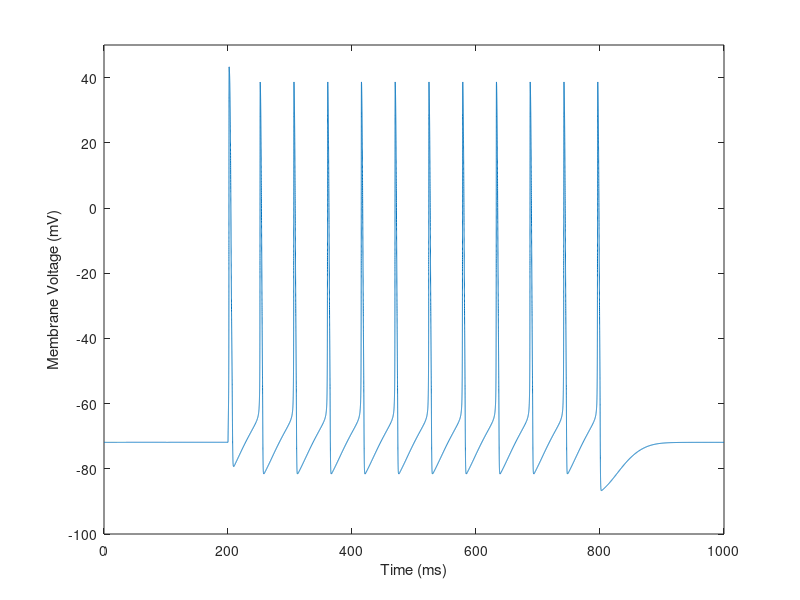

Write MATLAB code to recreate this figure.
function Run_HH
%Hodgkin-Huxley model

%------------------------------------------------------------
% Vars (edit stuff here)
% simulation length
t_end = 1000; % ms

% cell parameters:
% capacitance
C=1.0;         % uF/cm^2
% gmax
G_Na = 120;    % (uA/mV)/cm^2
G_K  = 36;
G_L  = 0.3;
% reversal potentials
E_Na = 45;     % mV
E_L  = -59;
E_K  = -90;
Esyn = 0;

% Inputs:
% Applied current
Iapp = 15;      % uA/cm^2
stim_start = 200; % ms
stim_stop  = 800;

% Synapse
Gsyn  = 0.0;     % (uA/mV)/cm^2
t_syn = 100;   % ms

%------------------------------------------------------------
% The H-H equations have four ODEs (for voltage, n, m, and h)
% and thus four initial conditions:
ICs = [-71.88, 0.04229, 0.6601, 0.2893, 0];

% Solver options:
options=odeset('RelTol',1e-8);

% Here is where we solve the equations.

[t,S]=ode23(@(t,S) dHH(t,S),[0 t_end],ICs,options);

% The variable S, which comes out of the solver, has four variables in it,
% and the first one is the solved voltage.
v=S(:,1);
m=S(:,2);
n=S(:,3);
h=S(:,4);

plot(t,v)
xlabel('Time (ms)');
ylabel('Membrane Voltage (mV)');
ylim([-100 50])

%------------------------------------------------------------
% dHH function
function dY=dHH(t,Y)

    % prealocate output array
    dY = zeros(max(size(Y)),1);

    % Inputs
    % Iapp:
    if t>=stim_start && t<=stim_stop
        I = Iapp;
    else
        I = 0;
    end

    % Syn:
    if t>t_syn && t < t_syn+2
        vpre = 0;
    else
        vpre = -100;
    end
    K = 1/(1+exp(-(vpre+50)/2));


    % extract HH variables from Y array:
    V=Y(1);m=Y(2);h=Y(3);n=Y(4);S=Y(5);

    % calculate activation variables:
    [m_inf, tau_m]=m_and_tau_m(V);
    [h_inf, tau_h]=h_and_tau_h(V);
    [n_inf, tau_n]=n_and_tau_n(V);

    %differential equations:
    dY(1)=(-1/C)*( G_Na*m^3*h*(V-E_Na) + G_K*n^4*(V-E_K) + G_L*(V-E_L)...
                - I + Gsyn*S*(V-Esyn) );
    dY(2)=(1/tau_m)*( m_inf-m );
    dY(3)=(1/tau_h)*( h_inf-h );
    dY(4)=(1/(tau_n*10))*( n_inf-n );
    dY(5)= 5*K*(1-S) - 25*S;

end %dHH

%------------------------------------------------------------
% channel functions
function [m_inf, tau_m]= m_and_tau_m(V)
    alpha_m=( (V+45)/10 )./( 1-exp( -(V+45)/10 ) );
    beta_m=4*exp( -(V+70)/18 );
    m_inf=alpha_m./(alpha_m + beta_m);
    tau_m=1./(alpha_m + beta_m);
end

function [h_inf, tau_h]= h_and_tau_h(V)
    alpha_h=0.07*exp( -(V+70)/20 );
    beta_h=1./( 1 + exp( -(V+40)/10 ) );
    h_inf=alpha_h./(alpha_h + beta_h);
    tau_h=1./(alpha_h + beta_h);
end

function [n_inf, tau_n]= n_and_tau_n(V)
    alpha_n=0.1*( (V+60)/10 )./( 1-exp( -(V+60)/10 ) );
    beta_n=0.125*exp( -(V+70)/80 );
    n_inf=alpha_n./(alpha_n + beta_n);
    tau_n=1./(alpha_n + beta_n);
end

end %main
